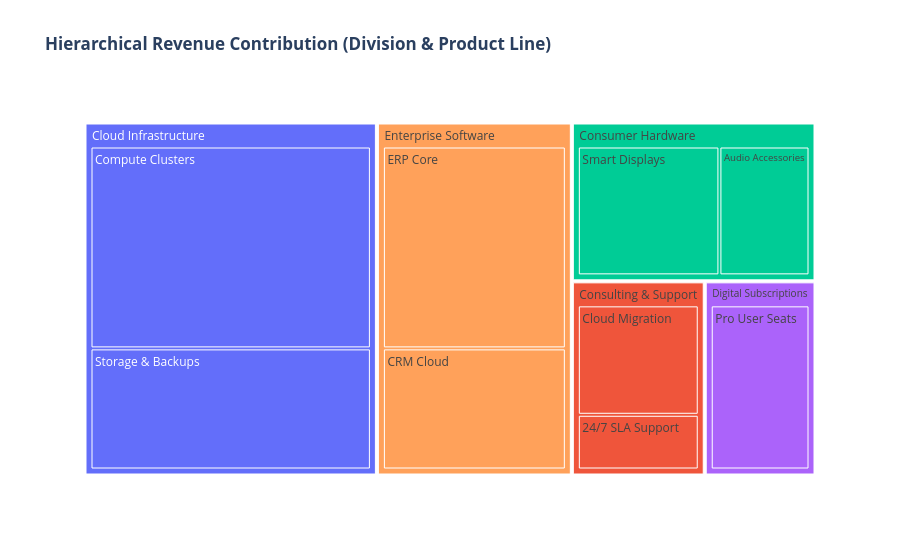

Write notebook code for a chart like this one.
### Markdown cell above
## 11. Challenge Activity

**Hierarchical Composition with Nested Treemaps:**  
Business divisions are often composed of smaller sub-departments.

1. Review the hierarchical DataFrame provided in the cell below (Division $\rightarrow$ Product Line).
2. Create an interactive hierarchical Plotly Treemap using `path=["division", "product_line"]`.
3. Hover through the levels and write two analytical insights regarding which specific product lines carry each division.

### Code cell
# Challenge Activity: Hierarchical Treemap
hierarchical_data = [
    {"division": "Cloud Infrastructure", "product_line": "Compute Clusters", "revenue": 30000000},
    {"division": "Cloud Infrastructure", "product_line": "Storage & Backups", "revenue": 18000000},
    {"division": "Enterprise Software",  "product_line": "ERP Core",         "revenue": 20000000},
    {"division": "Enterprise Software",  "product_line": "CRM Cloud",        "revenue": 12000000},
    {"division": "Consumer Hardware",    "product_line": "Smart Displays",   "revenue": 11000000},
    {"division": "Consumer Hardware",    "product_line": "Audio Accessories","revenue": 7000000},
    {"division": "Consulting & Support", "product_line": "Cloud Migration",  "revenue": 8000000},
    {"division": "Consulting & Support", "product_line": "24/7 SLA Support",  "revenue": 4000000},
    {"division": "Digital Subscriptions","product_line": "Pro User Seats",   "revenue": 10000000},
]
hdf = pd.DataFrame(hierarchical_data)

fig_hier = px.treemap(
    hdf,
    path=["division", "product_line"],
    values="revenue",
    color="division",
    title="<b>Hierarchical Revenue Contribution (Division & Product Line)</b>"
)
fig_hier.update_layout(template="plotly_white")
fig_hier.show()

### Figure 1 — Plotly figure (JSON) as saved in the notebook; plotly's stock layout.template omitted (floating-point values rounded to 4 significant figures)
{"data": [{"branchvalues": "total", "customdata": [["Cloud Infrastructure"], ["Cloud Infrastructure"], ["Cloud Infrastructure"], ["Consulting & Support"], ["Consulting & Support"], ["Consulting & Support"], ["Consumer Hardware"], ["Consumer Hardware"], ["Consumer Hardware"], ["Digital Subscriptions"], ["Digital Subscriptions"], ["Enterprise Software"], ["Enterprise Software"], ["Enterprise Software"]], "domain": {"x": [0, 1], "y": [0, 1]}, "hovertemplate": "labels=%{label}<br>revenue=%{value}<br>parent=%{parent}<br>id=%{id}<br>division=%{customdata[0]}<extra></extra>", "ids": ["Cloud Infrastructure/Compute Clusters", "Cloud Infrastructure/Storage & Backups", "Cloud Infrastructure", "Consulting & Support/Cloud Migration", "Consulting & Support/24/7 SLA Support", "Consulting & Support", "Consumer Hardware/Smart Displays", "Consumer Hardware/Audio Accessories", "Consumer Hardware", "Digital Subscriptions/Pro User Seats", "Digital Subscriptions", "Enterprise Software/ERP Core", "Enterprise Software/CRM Cloud", "Enterprise Software"], "labels": ["Compute Clusters", "Storage & Backups", "Cloud Infrastructure", "Cloud Migration", "24/7 SLA Support", "Consulting & Support", "Smart Displays", "Audio Accessories", "Consumer Hardware", "Pro User Seats", "Digital Subscriptions", "ERP Core", "CRM Cloud", "Enterprise Software"], "marker": {"colors": ["#636efa", "#636efa", "#636efa", "#EF553B", "#EF553B", "#EF553B", "#00cc96", "#00cc96", "#00cc96", "#ab63fa", "#ab63fa", "#FFA15A", "#FFA15A", "#FFA15A"]}, "name": "", "parents": ["Cloud Infrastructure", "Cloud Infrastructure", "", "Consulting & Support", "Consulting & Support", "", "Consumer Hardware", "Consumer Hardware", "", "Digital Subscriptions", "", "Enterprise Software", "Enterprise Software", ""], "type": "treemap", "values": [30000000.0, 18000000.0, 48000000.0, 8000000.0, 4000000.0, 12000000.0, 11000000.0, 7000000.0, 18000000.0, 10000000.0, 10000000.0, 20000000.0, 12000000.0, 32000000.0]}], "layout": {"legend": {"tracegroupgap": 0}, "title": {"text": "<b>Hierarchical Revenue Contribution (Division & Product Line)</b>"}}}
